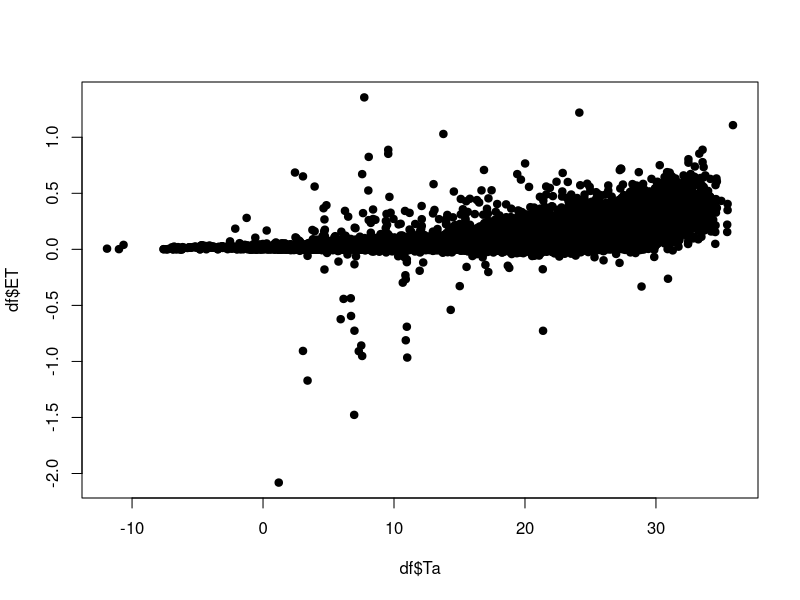
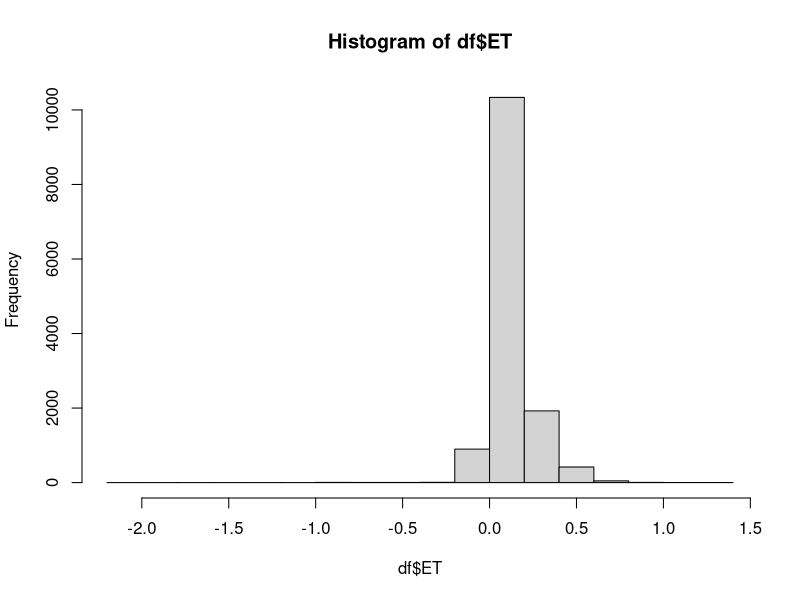
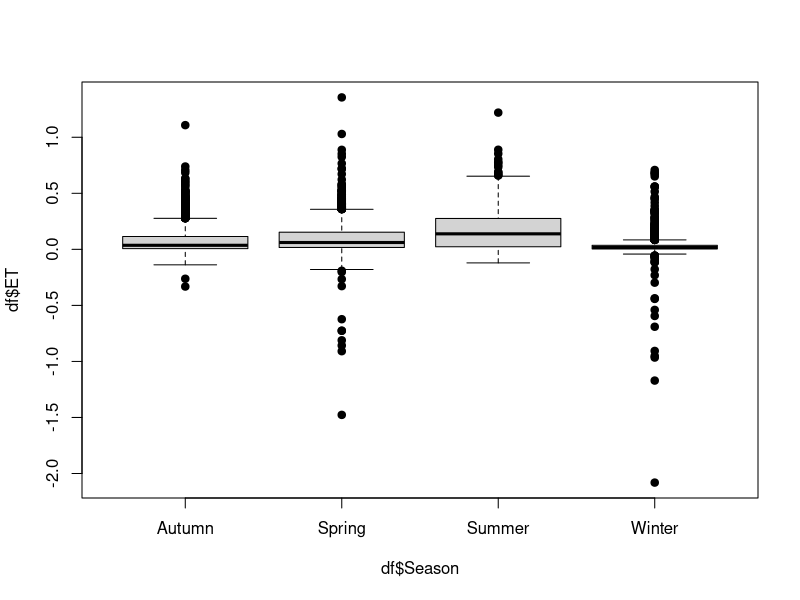

Reproduce these figures in R, in order.
#Initialize libraries
library(tidyverse)
library(dplyr)

#Read your data into R.
df <- read.csv("project_data.csv")

#Examine the dataset for mistakes.
#Check first six rows
head(df)

#Check last six rows
tail(df)

#Check the variable names and character types
str(df)

#Plot your data to examine quick trends
plot(df$Ta, df$ET, pch=19)
hist(df$ET)
boxplot(df$ET~df$Season, pch=19)

#Experiment with 'group_by' in dplyr to do some calculations. 
#Calculate the mean ET and standard deviation for different seasons
df %>%
  group_by(Season) %>%
  summarize(
    m = mean(ET, na.rm=TRUE),
    sd = sd(ET),
  ) 

#Use summarize and mutate to assess the difference.
df %>% 
  group_by(Season)
mutate(
  df, ET_from_LE = LE*0.035)

df %>%
  summarise( 
    m = median(ET),
    data_range = range(ET),
    first_quartile = quantile(ET, 0.25),
    third_quartile = quantile(ET, 0.75),
  )

#mutate creates a new column and returns the same number of rows in a data frame
#summarize returns just one row.
#The end!

